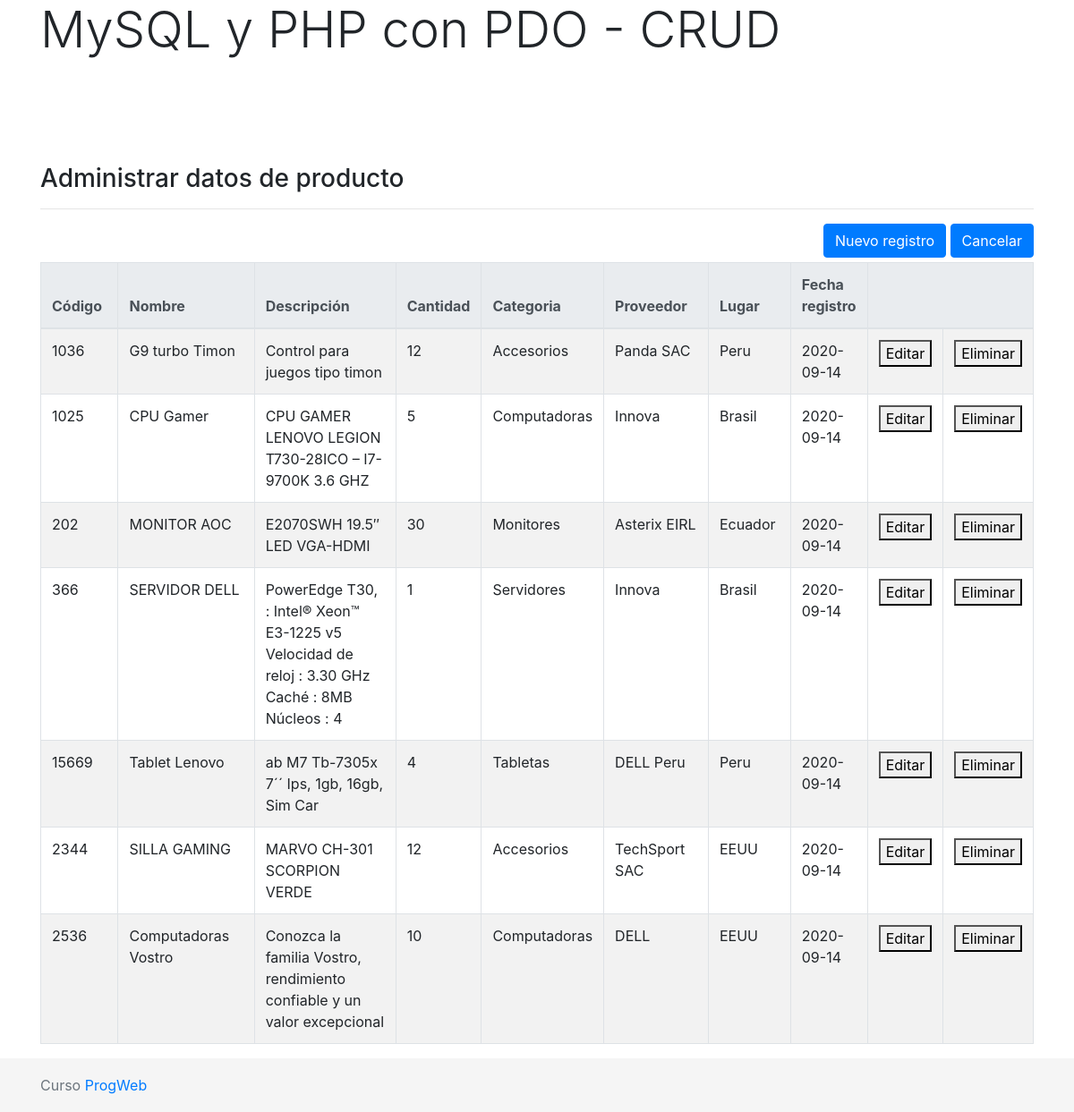
The page / on the database its author committed.
### tables this page shows
CREATE TABLE `producto` (
  `id` int(11) NOT NULL,
  `nombres` varchar(50) NOT NULL,
  `descripcion` varchar(200) NOT NULL,
  `categoria` varchar(150) NOT NULL,
  `lugar` varchar(100) NOT NULL,
  `fregis` date NOT NULL,
  `cod` int(200) NOT NULL,
  `proveedor` varchar(200) NOT NULL,
  `cantidad` int(100) NOT NULL
);

### index.php (the view, shortened to what this page needs)
<?php include('BDconect.php');?>
<!doctype html>
<html lang="es">
<head>
<link rel="stylesheet" href="https://stackpath.bootstrapcdn.com/bootstrap/4.5.2/css/bootstrap.min.css">
<link href="assets/sticky-footer-navbar.css" rel="stylesheet">
</head>
<body>
<header>
  <div class="container">
    <h1 class="display-4">MySQL y PHP con PDO - CRUD</h1>
  </div>
</header>
<div class="container">
  <h3 class="mt-5">Administrar datos de producto</h3>
  <hr>
  <div class="row">
    <div class="col-12 col-md-12">
<div style="float:right; margin-bottom:5px;">
<form action="" method="post"><button class="btn btn-primary" name="formInsertar">Nuevo registro</button>  <a href="index.php"><button type="button" class="btn btn-primary">Cancelar</button></a></form></div>
<div class="table-responsive">
<table class="table table-bordered table-striped">
<thead class="thead-light">
    <th width="10%">Código</th>
    <th width="20%">Nombre</th>
    <th width="30%">Descripción</th>
    <th width="5%">Cantidad</th>
    <th width="10%">Categoria</th>
    <th width="15%">Proveedor</th>
    <th width="15%">Lugar</th>
    <th width="10%">Fecha registro</th>
    <th width="5%" colspan="5"></th>
</thead>
<tbody>
<?php
$sql = "SELECT * FROM producto";
$query = $connect -> prepare($sql);
$query -> execute();
$results = $query -> fetchAll(PDO::FETCH_OBJ);
if($query -> rowCount() > 0)   {
foreach($results as $result) {
echo "<tr>
<td>".$result -> cod."</td>
<td>".$result -> nombres."</td>
<td>".$result -> descripcion."</td>
<td>".$result -> cantidad."</td>
<td>".$result -> categoria."</td>
<td>".$result -> proveedor."</td>
<td>".$result -> lugar."</td>
<td>".$result -> fregis."</td>
<td>
<form method='POST' action='".$_SERVER['PHP_SELF']."'>
<input type='hidden' name='id' value='".$result -> id."'>
<button name='editar'>Editar</button>
</form>
</td>
<td>
<form  onsubmit=\"return confirm('Realmente desea eliminar el registro?');\" method='POST' action='".$_SERVER['PHP_SELF']."'>
<input type='hidden' name='id' value='".$result -> id."'>
<button name='eliminar'>Eliminar</button>
</form>
</td>
</tr>";
  }
}
?>
</tbody>
</table>
  </div>
</div>
</div>
</div>
<footer class="footer">
  <div class="container"> <span class="text-muted">
    <p>Curso <a href=# target="_blank">ProgWeb</a></p>
    </span> </div>
</footer>
</body>
</html>

### assets/sticky-footer-navbar.css (style rules this page uses)
html { position: relative; min-height: 100%; }
body { margin-bottom: 60px; }
.footer { position: absolute; bottom: 0; width: 100%; height: 60px; line-height: 60px; background-color: #f5f5f5; }
body > .container { padding: 60px 15px 0; }
.footer > .container { padding-right: 15px; padding-left: 15px; }

### rows shown on the page
producto: cod "1036", nombres "G9 turbo Timon", descripcion "Control para juegos tipo timon", cantidad "12", categoria "Accesorios", proveedor "Panda SAC", lugar "Peru", fregis "2020-09-14"
producto: cod "1025", nombres "CPU Gamer", descripcion "CPU GAMER LENOVO LEGION T730-28ICO – I7-9700K 3.6 GHZ", cantidad "5", categoria "Computadoras", proveedor "Innova", lugar "Brasil", fregis "2020-09-14"
producto: cod "202", nombres "MONITOR AOC", descripcion "E2070SWH 19.5″ LED VGA-HDMI", cantidad "30", categoria "Monitores", proveedor "Asterix EIRL", lugar "Ecuador", fregis "2020-09-14"
producto: cod "366", nombres "SERVIDOR DELL", descripcion "PowerEdge T30, : Intel® Xeon™ E3-1225 v5 Velocidad de reloj : 3.30 GHz Caché : 8MB Núcleos : 4", cantidad "1", categoria "Servidores", proveedor "Innova", lugar "Brasil", fregis "2020-09-14"
producto: cod "15669", nombres "Tablet Lenovo", descripcion "ab M7 Tb-7305x 7´´ Ips, 1gb, 16gb, Sim Car", cantidad "4", categoria "Tabletas", proveedor "DELL Peru", lugar "Peru", fregis "2020-09-14"
producto: cod "2344", nombres "SILLA GAMING", descripcion "MARVO CH-301 SCORPION VERDE", cantidad "12", categoria "Accesorios", proveedor "TechSport SAC", lugar "EEUU", fregis "2020-09-14"
producto: cod "2536", nombres "Computadoras Vostro", descripcion "Conozca la familia Vostro, rendimiento confiable y un valor excepcional", cantidad "10", categoria "Computadoras", proveedor "DELL", lugar "EEUU", fregis "2020-09-14"
